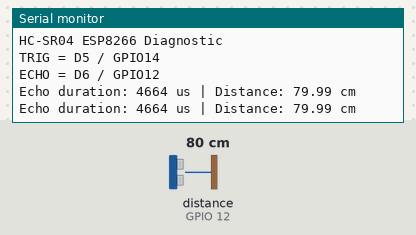
The sketch below on a simulated ESP32. On the bench: the last lines printed to the serial monitor. Wiring (inferred from the names in the program): ultrasonic range finder: trigger GPIO 14; echo GPIO 12. The test bench sets the inputs (shaded band); at power-on: distance to the obstacle (sensor on GPIO 12) 80 cm. The echo pulse lasts 58.3 µs per cm.

Above: at 1.7 s.
1.8 s: distance to the obstacle (sensor on GPIO 12) set to 2 cm
At 3.1 s:
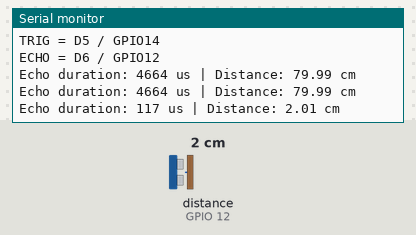
3.3 s: distance to the obstacle (sensor on GPIO 12) set to 4 cm
At 4.3 s:
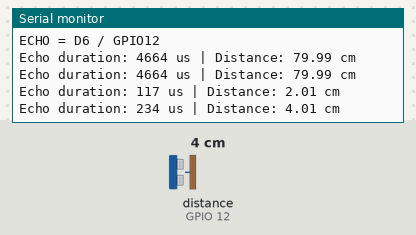
Timing chart, 0 to 6.3 s (numbered marks = the images above; inputs shaded):
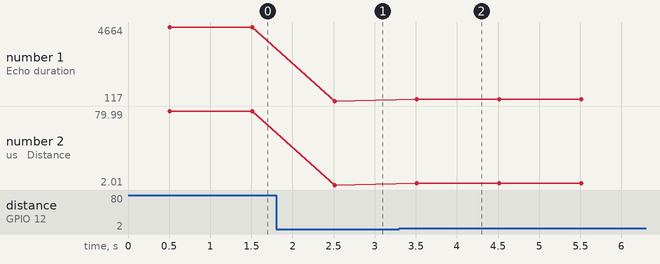

The sketch:

test.ino
```cpp
#define TRIG_PIN 14  // D5 on NodeMCU
#define ECHO_PIN 12  // D6 on NodeMCU

void setup() {
  Serial.begin(115200);

  pinMode(TRIG_PIN, OUTPUT);
  pinMode(ECHO_PIN, INPUT);

  digitalWrite(TRIG_PIN, LOW);
  delay(500);

  Serial.println();
  Serial.println("HC-SR04 ESP8266 Diagnostic");
  Serial.println("TRIG = D5 / GPIO14");
  Serial.println("ECHO = D6 / GPIO12");
}

void loop() {
  // Send a 10-microsecond trigger pulse
  digitalWrite(TRIG_PIN, LOW);
  delayMicroseconds(3);

  digitalWrite(TRIG_PIN, HIGH);
  delayMicroseconds(10);
  digitalWrite(TRIG_PIN, LOW);

  // Wait up to 30 ms for the echo
  unsigned long duration =
      pulseIn(ECHO_PIN, HIGH, 30000UL);

  if (duration == 0) {
    Serial.println("FAIL: No ECHO detected");
  } else {
    float distanceCm = duration * 0.0343f / 2.0f;

    Serial.print("Echo duration: ");
    Serial.print(duration);
    Serial.print(" us | Distance: ");
    Serial.print(distanceCm);
    Serial.println(" cm");
  }

  delay(1000);
}
```

Measured:
- after the input at 1.8 s, the serial monitor: prints a new line after 0.71 s (image 1)
- after the input at 3.3 s, the serial monitor: prints a new line after 0.21 s (image 2)
- plotted number 1: 4664 → 117 after the input at 1.8 s, 117 → 234 after the input at 3.3 s
- plotted number 2: 79.99 → 2.01 after the input at 1.8 s, 2.01 → 4.01 after the input at 3.3 s
